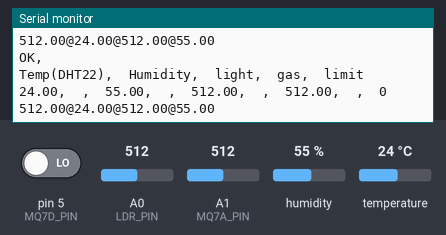
Recording of a sketch running on a simulated Arduino Uno, built with avr-gcc and run on an emulated ATmega328P. On the bench: the last lines printed to the serial monitor. Wiring (inferred from the names in the program): DHT22 sensor: data pin 4. The inputs (shaded band) are chosen by the test bench; at power-on: A0 (LDR_PIN) = 512, pin 5 (MQ7D_PIN) LOW, A1 (MQ7A_PIN) = 512, humidity 55 %, temperature 24 °C.

Above: at 3.2 s.
3.3 s: A0 (LDR_PIN) set to 110
At 3.66 s:
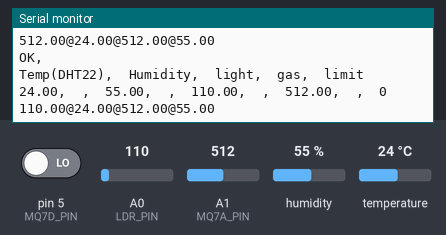
6.3 s: A0 (LDR_PIN) set to 92
At 6.89 s:
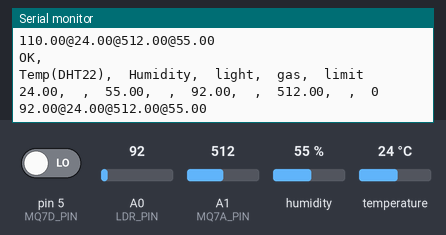
Timing chart, 0 to 9.3 s (numbered marks = the images above; inputs shaded):
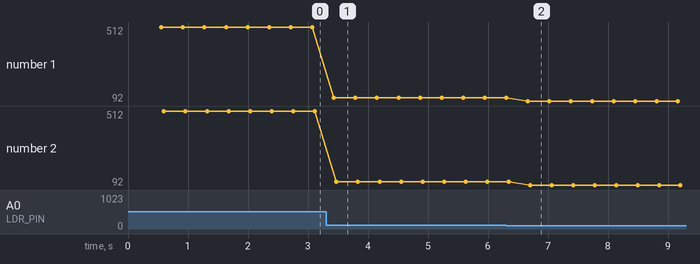

The sketch:

GreenHouse.ino
```cpp
/*
  GreenHouse is use to measure sensor data and control aircon in DSA

*/

#include<SoftwareSerial.h>
#include <IRremote.h>
#include <dht.h>
#define DHT22_PIN 4
#define LDR_PIN A0
#define MQ7A_PIN A1
#define MQ7D_PIN 5

dht DHT;
SoftwareSerial BlueTooth(7, 6);       //TXD11  RXD12

float temp;
float temp1;
float light;
float humidity;
float gas;
int limit;

struct
{
  uint32_t total;
  uint32_t ok;
  uint32_t crc_error;
  uint32_t time_out;
  uint32_t connect;
  uint32_t ack_l;
  uint32_t ack_h;
  uint32_t unknown;
} stat = { 0, 0, 0, 0, 0, 0, 0, 0};
IRsend irsend;

void setup()
{
  Serial.begin(9600);
  Serial.println("Green House system is Activated...");
  BlueTooth.begin(9600);
  delay(500);
}

void loop() {
  int counter = 0;
  int i = 0;
  int khz = 38; // 38kHz carrier frequency for the NEC protocol
  unsigned int irSignal1[] = {4450, 4450, 550 , 1700 , 550 , 1650, 550, 1700 , 500, 600, 550, 600 , 500, 550, 550, 600, 500, 600, 500, 1700, 550 , 1700, 500, 1700, 550, 600, 500, 600, 500, 600, 500, 600, 550, 550, 550, 1700 , 500, 1700, 550, 1650, 550, 600, 500, 600, 550 , 550, 550, 600, 500, 600, 500, 600, 550, 550 , 550, 600, 500 , 1700 , 500, 1700 , 550, 1700, 500, 1700, 550 , 1650, 550 };
  unsigned int irSignal2[] = {4500, 4450, 550 , 1700, 500, 1700, 550, 1650, 550, 600, 500, 600, 550, 600, 500, 600, 500, 600, 500, 1700 , 550, 1700, 500 , 1700, 550 , 550 , 550, 600, 500, 600, 500 , 600, 550, 550, 550, 1700, 500, 1700, 550, 600, 500, 1700, 500, 600, 550, 550, 550 , 550, 550, 600, 500 , 600 , 550 , 550, 550, 1650, 550, 600, 500 , 1700, 550, 1700, 500, 1700, 550, 1650, 550 };
  unsigned int irPower[] = {700, 3550, 800, 3400, 800, 3400, 800, 3400, 850, 1350, 800 , 1350, 850, 3400, 800, 1350, 850 , 1400, 800, 1350, 800, 1350, 850, 1350 , 850, 3350 , 850, 3400, 800, 1350, 800, 3400, 950, 3400, 800, 3400, 800, 1350, 800, 1400, 800, 3400, 800, 3400, 850, 3400, 800, 3400, 850, 1350, 850, 1350, 800, 3400, 800, 3400, 850, 1300, 850, 1350, 850, 1350, 800 , 1350, 850, 1400, 800 , 3400, 800, 1350, 850, 3350 , 850, 1350, 850, 3350, 850, 1350, 800, 1350, 850, 3400, 850, 1350, 800, 3400 , 850 , 1350, 800, 3400, 800 , 1400, 800 , 3400, 800 , 3400, 800};
  unsigned int irDown[] = {650, 3550, 800, 3400, 800, 3400 , 850, 3400 , 800, 1350 , 800 , 1400, 800, 3400 , 800 , 1350, 850, 1400, 800, 1350, 800 , 1400 , 800, 1350 , 850, 3350, 850, 3400, 800, 1350, 800, 3400, 950, 3400, 800 , 3400, 800 , 1350 , 800, 1400, 800, 3400, 800, 3400, 850, 1350, 800, 1350, 850, 1400, 800, 1350, 800, 3400, 850, 3700 , 800 , 1350, 850 , 1350, 850, 3400, 800, 3400, 850, 1350, 850, 3400, 800, 1350, 800, 3400, 800, 1350 ,850, 3400, 850, 1350, 800 ,1350, 850 ,3400, 850, 1350, 800, 3400, 800, 1350, 850, 3400 ,800 ,1350, 850, 3400 ,800, 3400, 800};
  unsigned int irUp[] = {700, 3500 , 850, 3400 , 800 , 3400, 850, 3350, 850 , 1300, 900, 1300 , 850, 3350, 850, 1350, 900, 1300, 850, 1350 , 850, 1300, 850, 1300, 900, 3350 , 850, 3350, 850 , 1350, 800, 3400, 950, 3350, 850, 3350, 850, 1350, 850, 1300, 900, 3350, 850, 3350, 850, 3350, 850, 3400, 850, 1350, 850, 1300, 850 , 3400, 850, 3350, 850, 1300, 850, 1350, 850, 1300, 850, 1350, 900, 1300, 850, 3400, 800, 1350, 800, 3400, 850, 1300, 850, 3400, 800, 1350, 850, 1350, 900, 3350, 850, 1350 , 800 , 3400, 800, 1350, 850 , 3400, 800, 1350, 800 , 3400, 850 , 3400, 750};
  int chk = DHT.read22(DHT22_PIN);

  switch (chk)
  {
    case DHTLIB_OK:
      stat.ok++;
      Serial.println("OK,\t");
      break;
    case DHTLIB_ERROR_CHECKSUM:
      stat.crc_error++;
      Serial.println("Checksum error,\t");
      break;
    case DHTLIB_ERROR_TIMEOUT:
      stat.time_out++;
      Serial.println("Time out error,\t");
      break;
    case DHTLIB_ERROR_CONNECT:
      stat.connect++;
      Serial.println("Connect error,\t");
      break;
    case DHTLIB_ERROR_ACK_L:
      stat.ack_l++;
      Serial.println("Ack Low error,\t");
      break;
    case DHTLIB_ERROR_ACK_H:
      stat.ack_h++;
      Serial.println("Ack High error,\t");
      break;
    default:
      stat.unknown++;
      Serial.println("Unknown error,\t");
      break;
  }

  humidity = DHT.humidity;
  temp1 = DHT.temperature;
  light = analogRead(LDR_PIN);
  gas = analogRead(MQ7A_PIN);
  limit = digitalRead(MQ7D_PIN);


  Serial.print("Temp(DHT22)");
  Serial.print(",\t");
  Serial.print("Humidity");
  Serial.print(",\t");
  Serial.print("light");
  Serial.print(",\t");
  Serial.print("gas");
  Serial.print(",\t");
  Serial.println("limit");
  Serial.print(temp1);
  Serial.print(",\t");
  Serial.print(",\t");
  Serial.print(humidity);
  Serial.print(",\t");
  Serial.print(",\t");
  Serial.print(light);
  Serial.print(",\t");
  Serial.print(",\t");
  Serial.print(gas);
  Serial.print(",\t");
  Serial.print(",\t");
  Serial.print(limit);
  Serial.println("");

  String t, h, l, g;
  t = String(temp1);
  h = String(humidity);
  l = String(light);
  g = String(gas);
  BlueTooth.println(l + '@' + t + '@' + g + '@' + h );
  Serial.println(l + '@' + t + '@' + g + '@' + h );

  delay(300);
  /*
  for (i = 0; i < 10; i++)
  {
    irsend.sendRaw(irPower, sizeof(irPower) / sizeof(irPower[0]), khz); //Note the approach used to automatically calculate the size of the array.
    delay(1000); //In this example, the signal will be repeated every 5 seconds, approximately.

    for (counter = 0; counter < 10; counter++)
    {
      irsend.sendRaw(irDown, sizeof(irDown) / sizeof(irDown[0]), khz); //Note the approach used to automatically calculate the size of the array.
      delay(5000); //In this example, the signal will be repeated every 5 seconds, approximately.
    }

    for (counter = 0; counter < 10; counter++)
    {
      irsend.sendRaw(irUp, sizeof(irUp) / sizeof(irUp[0]), khz); //Note the approach used to automatically calculate the size of the array.
      delay(5000); //In this example, the signal will be repeated every 5 seconds, approximately.
    }
  }
  */
  //irsend.sendRaw(irSignal2, sizeof(irSignal2) / sizeof(irSignal2[0]), khz); //Note the approach used to automatically calculate the size of the array.
  // delay(5000); //In this example, the signal will be repeated every 5 seconds, approximately.
}
```

Measured:
- after the input at 3.3 s, the serial monitor: prints a new line after 0.13 s (image 1)
- after the input at 6.3 s, the serial monitor: prints a new line after 0.37 s (image 2)
- plotted number 1: 512 → 110 after the input at 3.3 s, 110 → 92 after the input at 6.3 s
- plotted number 2: 512 → 110 after the input at 3.3 s, 110 → 92 after the input at 6.3 s
